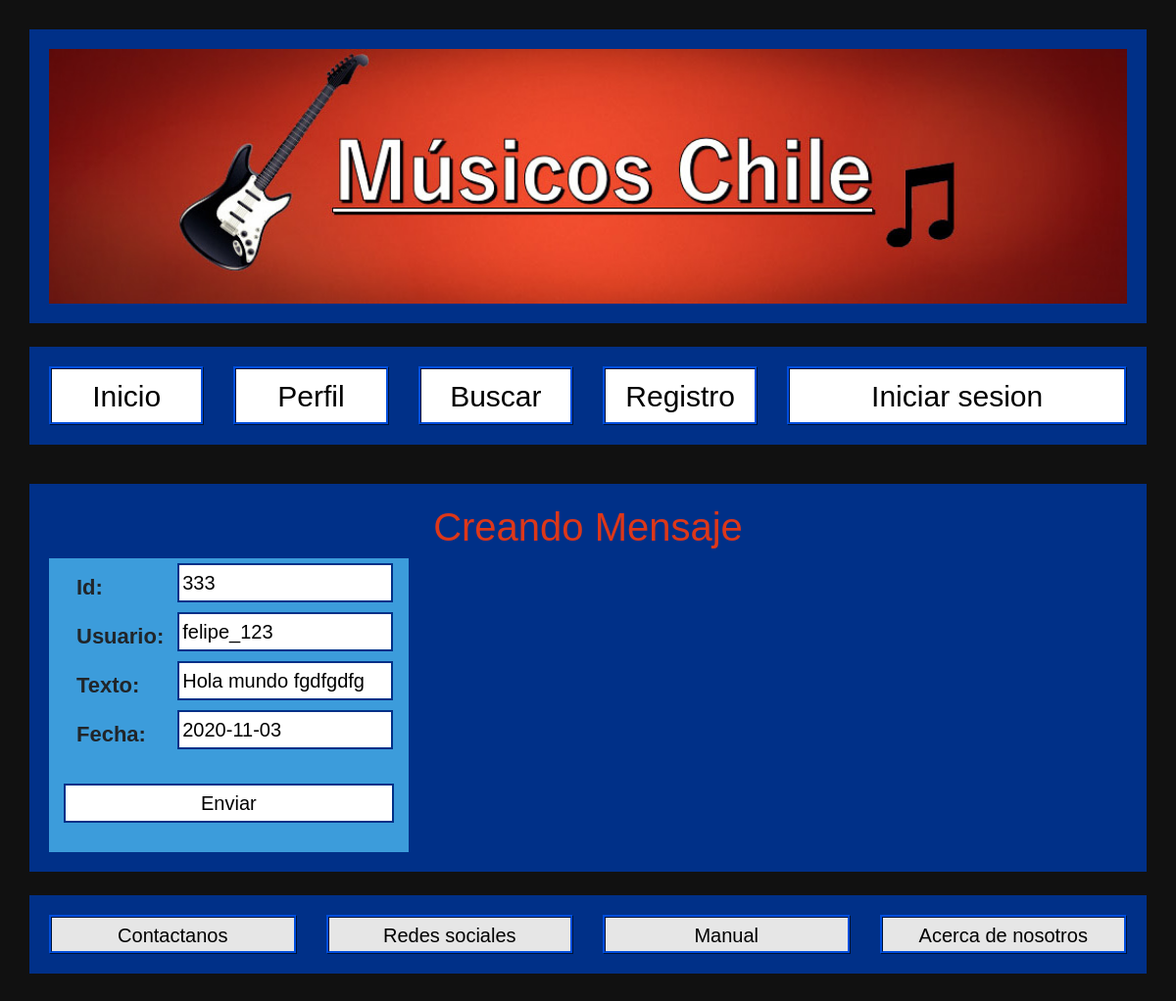
Page /index/mensaje/333/update/ on the committed database.
### index/models.py (models this page shows, shortened)
class Mensaje(models.Model):
	id = models.CharField(max_length=100, primary_key=True)
	usuario = models.CharField(max_length=100)
	texto = models.CharField(max_length=100)
	fecha = models.DateField(null=True, blank=True)

### index/views.py (the view)
# urls.py: path('mensaje/<str:pk>/update/', views.ActualizarMensaje.as_view(), name='actualizar_mensaje'),
class ActualizarMensaje(UpdateView):
    model = Mensaje
    fields = '__all__'
    success_url = reverse_lazy('index')

### index/templates/index/mensaje_form.html (shortened to what this page needs)
{% extends "base_generic.html" %}
{% block content%}
<div id="cajadatos">
<h1>Creando Mensaje</h1>
<div class="col-lg-4"  style="background-color:#3c9cdb">
<form action ="" method="post">
    <table>
        {{form.as_table}}
    </table>
    <br>
    <input type="submit" value ="Enviar">
    <br>
</form>
<br>
</div>
</div>
{%endblock%}

### index/static/css/estilos.css (style rules this page uses)
body { background-color: #111111; padding: 30px; }
#cajadatos { border-style: groove; border-width: 0px; border-color: rgb(136, 136, 136); background-color: rgb(0, 48, 136); font-family: 'Trebuchet MS', 'Lucida Sans Unicode', 'Lucida Grande', 'Lucida Sans', Arial, sans-serif; font-size: 20px; padding: 20px; width:100%; float:unset; }
h1 { color: rgb(221, 55, 25); text-align: center; }
input { border-style: solid; border-width: 2px; border-color: rgb(0, 48, 136); background-color: rgb(255, 255, 255); font-family: 'Trebuchet MS', 'Lucida Sans Unicode', 'Lucida Grande', 'Lucida Sans', Arial, sans-serif; font-size: 22px; padding: 3px; width: 100%; height: 40px; float:unset; }
label { font-family: 'Trebuchet MS', 'Lucida Sans Unicode', 'Lucida Grande', 'Lucida Sans', Arial, sans-serif; font-size: 22px; padding: 12px; width: 100%; height: 40px; float:unset; }

### index/static/css/carousel.css (style rules this page uses)
body { padding-top: 3rem; padding-bottom: 3rem; color: #5a5a5a; }

### index/templates/base_generic.html (style rules this page uses)
body { background-color: #111111; padding: 30px; }

### rows in the picture
Mensaje: id "333", usuario "felipe_123", texto "Hola mundo fgdfgdfg", fecha "2020-11-03"
